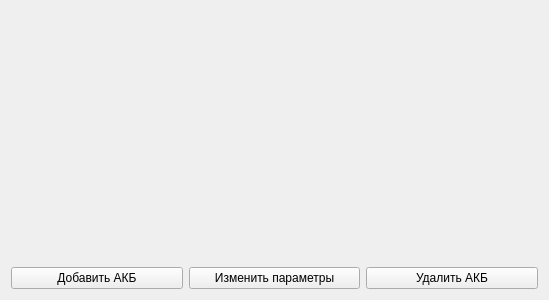
<?xml version="1.0" encoding="UTF-8"?>
<ui version="4.0">
 <class>BatteriesPage</class>
 <widget class="QWidget" name="BatteriesPage">
  <property name="geometry">
   <rect>
    <x>0</x>
    <y>0</y>
    <width>549</width>
    <height>300</height>
   </rect>
  </property>
  <property name="windowTitle">
   <string>Form</string>
  </property>
  <layout class="QVBoxLayout" name="verticalLayout" stretch="20,1">
   <item>
    <layout class="QHBoxLayout" name="tableLayout"/>
   </item>
   <item>
    <layout class="QHBoxLayout" name="horizontalLayout_2">
     <item>
      <widget class="QPushButton" name="addBattery_button">
       <property name="text">
        <string>Добавить АКБ</string>
       </property>
      </widget>
     </item>
     <item>
      <widget class="QPushButton" name="changeBatteryParams_button">
       <property name="text">
        <string>Изменить параметры</string>
       </property>
      </widget>
     </item>
     <item>
      <widget class="QPushButton" name="delBattery_button">
       <property name="text">
        <string>Удалить АКБ</string>
       </property>
      </widget>
     </item>
    </layout>
   </item>
  </layout>
 </widget>
 <resources/>
 <connections/>
</ui>
